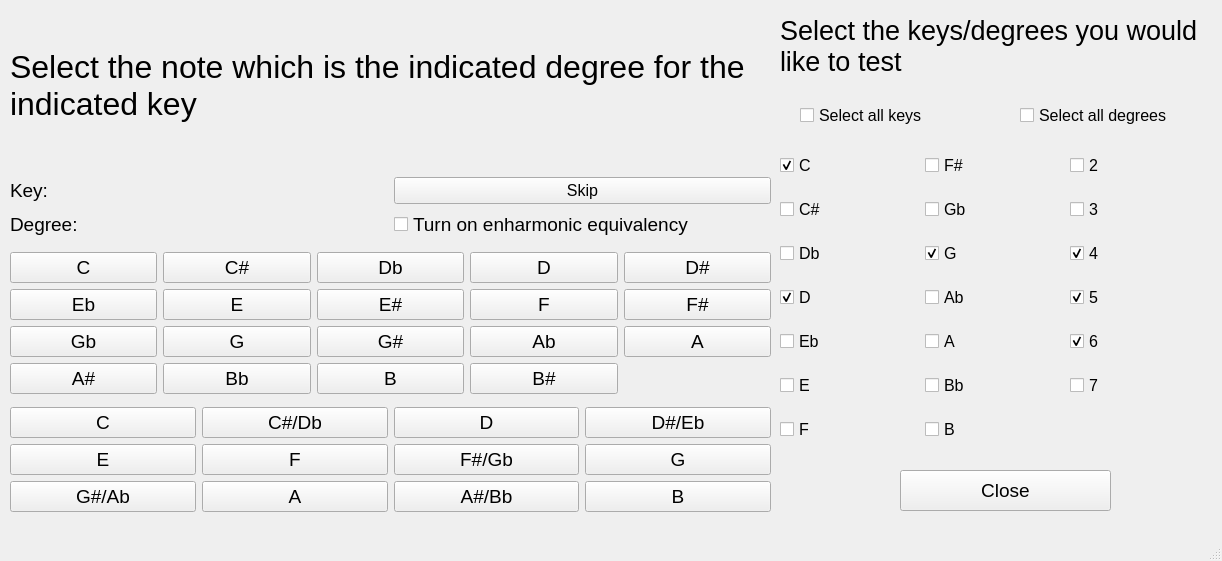
<?xml version="1.0" encoding="UTF-8"?>
<ui version="4.0">
 <class>ChordDegreeTestWindow</class>
 <widget class="QMainWindow" name="ChordDegreeTestWindow">
  <property name="geometry">
   <rect>
    <x>0</x>
    <y>0</y>
    <width>1222</width>
    <height>561</height>
   </rect>
  </property>
  <property name="windowTitle">
   <string>Chord Degree Test</string>
  </property>
  <widget class="QWidget" name="centralwidget">
   <widget class="QPushButton" name="close_button">
    <property name="geometry">
     <rect>
      <x>900</x>
      <y>470</y>
      <width>211</width>
      <height>41</height>
     </rect>
    </property>
    <property name="font">
     <font>
      <pointsize>14</pointsize>
     </font>
    </property>
    <property name="text">
     <string>Close</string>
    </property>
   </widget>
   <widget class="QLabel" name="label">
    <property name="enabled">
     <bool>true</bool>
    </property>
    <property name="geometry">
     <rect>
      <x>10</x>
      <y>0</y>
      <width>761</width>
      <height>171</height>
     </rect>
    </property>
    <property name="font">
     <font>
      <pointsize>24</pointsize>
     </font>
    </property>
    <property name="text">
     <string>Select the note which is the indicated degree for the indicated key</string>
    </property>
    <property name="wordWrap">
     <bool>true</bool>
    </property>
   </widget>
   <widget class="QLabel" name="output_label">
    <property name="geometry">
     <rect>
      <x>10</x>
      <y>120</y>
      <width>471</width>
      <height>51</height>
     </rect>
    </property>
    <property name="font">
     <font>
      <pointsize>14</pointsize>
     </font>
    </property>
    <property name="text">
     <string/>
    </property>
   </widget>
   <widget class="QLabel" name="label_2">
    <property name="geometry">
     <rect>
      <x>780</x>
      <y>0</y>
      <width>431</width>
      <height>91</height>
     </rect>
    </property>
    <property name="font">
     <font>
      <pointsize>20</pointsize>
     </font>
    </property>
    <property name="text">
     <string>Select the keys/degrees you would like to test</string>
    </property>
    <property name="wordWrap">
     <bool>true</bool>
    </property>
   </widget>
   <widget class="QWidget" name="verticalLayoutWidget">
    <property name="geometry">
     <rect>
      <x>10</x>
      <y>170</y>
      <width>761</width>
      <height>351</height>
     </rect>
    </property>
    <layout class="QVBoxLayout" name="verticalLayout">
     <item>
      <layout class="QGridLayout" name="gridLayout">
       <item row="2" column="0">
        <widget class="QLabel" name="degree_label">
         <property name="font">
          <font>
           <pointsize>14</pointsize>
          </font>
         </property>
         <property name="text">
          <string>Degree: </string>
         </property>
        </widget>
       </item>
       <item row="0" column="1">
        <widget class="QPushButton" name="skip_button">
         <property name="font">
          <font>
           <pointsize>12</pointsize>
          </font>
         </property>
         <property name="text">
          <string>Skip</string>
         </property>
        </widget>
       </item>
       <item row="0" column="0">
        <widget class="QLabel" name="key_label">
         <property name="font">
          <font>
           <pointsize>14</pointsize>
          </font>
         </property>
         <property name="text">
          <string>Key: </string>
         </property>
        </widget>
       </item>
       <item row="2" column="1">
        <widget class="QCheckBox" name="enharmonic_switch">
         <property name="font">
          <font>
           <pointsize>14</pointsize>
          </font>
         </property>
         <property name="text">
          <string>Turn on enharmonic equivalency</string>
         </property>
        </widget>
       </item>
      </layout>
     </item>
     <item>
      <layout class="QGridLayout" name="grid_all">
       <item row="4" column="1">
        <widget class="QPushButton" name="G_button">
         <property name="enabled">
          <bool>true</bool>
         </property>
         <property name="font">
          <font>
           <pointsize>14</pointsize>
          </font>
         </property>
         <property name="accessibleName">
          <string>G</string>
         </property>
         <property name="text">
          <string>G</string>
         </property>
         <attribute name="buttonGroup">
          <string notr="true">chord_buttonGroup</string>
         </attribute>
        </widget>
       </item>
       <item row="2" column="4">
        <widget class="QPushButton" name="Fs_button">
         <property name="enabled">
          <bool>true</bool>
         </property>
         <property name="font">
          <font>
           <pointsize>14</pointsize>
          </font>
         </property>
         <property name="accessibleName">
          <string>F#</string>
         </property>
         <property name="text">
          <string>F#</string>
         </property>
         <attribute name="buttonGroup">
          <string notr="true">chord_buttonGroup</string>
         </attribute>
        </widget>
       </item>
       <item row="5" column="3">
        <widget class="QPushButton" name="Bs_button">
         <property name="font">
          <font>
           <pointsize>14</pointsize>
          </font>
         </property>
         <property name="accessibleName">
          <string>B#</string>
         </property>
         <property name="text">
          <string>B#</string>
         </property>
         <attribute name="buttonGroup">
          <string notr="true">chord_buttonGroup</string>
         </attribute>
        </widget>
       </item>
       <item row="2" column="1">
        <widget class="QPushButton" name="E_button_2">
         <property name="enabled">
          <bool>true</bool>
         </property>
         <property name="font">
          <font>
           <pointsize>14</pointsize>
          </font>
         </property>
         <property name="accessibleName">
          <string>E</string>
         </property>
         <property name="text">
          <string>E</string>
         </property>
         <attribute name="buttonGroup">
          <string notr="true">chord_buttonGroup</string>
         </attribute>
        </widget>
       </item>
       <item row="4" column="4">
        <widget class="QPushButton" name="A_button">
         <property name="font">
          <font>
           <pointsize>14</pointsize>
          </font>
         </property>
         <property name="accessibleName">
          <string>A</string>
         </property>
         <property name="text">
          <string>A</string>
         </property>
         <attribute name="buttonGroup">
          <string notr="true">chord_buttonGroup</string>
         </attribute>
        </widget>
       </item>
       <item row="4" column="2">
        <widget class="QPushButton" name="Gs_button">
         <property name="enabled">
          <bool>true</bool>
         </property>
         <property name="font">
          <font>
           <pointsize>14</pointsize>
          </font>
         </property>
         <property name="accessibleName">
          <string>G#</string>
         </property>
         <property name="text">
          <string>G#</string>
         </property>
         <attribute name="buttonGroup">
          <string notr="true">chord_buttonGroup</string>
         </attribute>
        </widget>
       </item>
       <item row="1" column="1">
        <widget class="QPushButton" name="Cs_button">
         <property name="enabled">
          <bool>true</bool>
         </property>
         <property name="font">
          <font>
           <pointsize>14</pointsize>
          </font>
         </property>
         <property name="accessibleName">
          <string>C#</string>
         </property>
         <property name="text">
          <string>C#</string>
         </property>
         <attribute name="buttonGroup">
          <string notr="true">chord_buttonGroup</string>
         </attribute>
        </widget>
       </item>
       <item row="4" column="0">
        <widget class="QPushButton" name="Gb_button">
         <property name="enabled">
          <bool>true</bool>
         </property>
         <property name="font">
          <font>
           <pointsize>14</pointsize>
          </font>
         </property>
         <property name="accessibleName">
          <string>Gb</string>
         </property>
         <property name="text">
          <string>Gb</string>
         </property>
         <attribute name="buttonGroup">
          <string notr="true">chord_buttonGroup</string>
         </attribute>
        </widget>
       </item>
       <item row="1" column="4">
        <widget class="QPushButton" name="Ds_button">
         <property name="enabled">
          <bool>true</bool>
         </property>
         <property name="font">
          <font>
           <pointsize>14</pointsize>
          </font>
         </property>
         <property name="accessibleName">
          <string>D#</string>
         </property>
         <property name="text">
          <string>D#</string>
         </property>
         <attribute name="buttonGroup">
          <string notr="true">chord_buttonGroup</string>
         </attribute>
        </widget>
       </item>
       <item row="2" column="0">
        <widget class="QPushButton" name="Eb_button">
         <property name="enabled">
          <bool>true</bool>
         </property>
         <property name="font">
          <font>
           <pointsize>14</pointsize>
          </font>
         </property>
         <property name="accessibleName">
          <string>Eb</string>
         </property>
         <property name="text">
          <string>Eb</string>
         </property>
         <attribute name="buttonGroup">
          <string notr="true">chord_buttonGroup</string>
         </attribute>
        </widget>
       </item>
       <item row="5" column="2">
        <widget class="QPushButton" name="B_button">
         <property name="font">
          <font>
           <pointsize>14</pointsize>
          </font>
         </property>
         <property name="accessibleName">
          <string>B</string>
         </property>
         <property name="text">
          <string>B</string>
         </property>
         <attribute name="buttonGroup">
          <string notr="true">chord_buttonGroup</string>
         </attribute>
        </widget>
       </item>
       <item row="1" column="0">
        <widget class="QPushButton" name="C_button">
         <property name="enabled">
          <bool>true</bool>
         </property>
         <property name="font">
          <font>
           <pointsize>14</pointsize>
          </font>
         </property>
         <property name="accessibleName">
          <string>C</string>
         </property>
         <property name="text">
          <string>C</string>
         </property>
         <attribute name="buttonGroup">
          <string notr="true">chord_buttonGroup</string>
         </attribute>
        </widget>
       </item>
       <item row="5" column="1">
        <widget class="QPushButton" name="Bb_button">
         <property name="font">
          <font>
           <pointsize>14</pointsize>
          </font>
         </property>
         <property name="accessibleName">
          <string>Bb</string>
         </property>
         <property name="text">
          <string>Bb</string>
         </property>
         <attribute name="buttonGroup">
          <string notr="true">chord_buttonGroup</string>
         </attribute>
        </widget>
       </item>
       <item row="4" column="3">
        <widget class="QPushButton" name="Ab_button">
         <property name="font">
          <font>
           <pointsize>14</pointsize>
          </font>
         </property>
         <property name="accessibleName">
          <string>Ab</string>
         </property>
         <property name="text">
          <string>Ab</string>
         </property>
         <attribute name="buttonGroup">
          <string notr="true">chord_buttonGroup</string>
         </attribute>
        </widget>
       </item>
       <item row="1" column="2">
        <widget class="QPushButton" name="Db_button">
         <property name="enabled">
          <bool>true</bool>
         </property>
         <property name="font">
          <font>
           <pointsize>14</pointsize>
          </font>
         </property>
         <property name="accessibleName">
          <string>Db</string>
         </property>
         <property name="text">
          <string>Db</string>
         </property>
         <attribute name="buttonGroup">
          <string notr="true">chord_buttonGroup</string>
         </attribute>
        </widget>
       </item>
       <item row="2" column="3">
        <widget class="QPushButton" name="F_button">
         <property name="enabled">
          <bool>true</bool>
         </property>
         <property name="font">
          <font>
           <pointsize>14</pointsize>
          </font>
         </property>
         <property name="accessibleName">
          <string>F</string>
         </property>
         <property name="text">
          <string>F</string>
         </property>
         <attribute name="buttonGroup">
          <string notr="true">chord_buttonGroup</string>
         </attribute>
        </widget>
       </item>
       <item row="2" column="2">
        <widget class="QPushButton" name="Es_button">
         <property name="enabled">
          <bool>true</bool>
         </property>
         <property name="font">
          <font>
           <pointsize>14</pointsize>
          </font>
         </property>
         <property name="accessibleName">
          <string>E#</string>
         </property>
         <property name="text">
          <string>E#</string>
         </property>
         <attribute name="buttonGroup">
          <string notr="true">chord_buttonGroup</string>
         </attribute>
        </widget>
       </item>
       <item row="5" column="0">
        <widget class="QPushButton" name="As_button">
         <property name="font">
          <font>
           <pointsize>14</pointsize>
          </font>
         </property>
         <property name="accessibleName">
          <string>A#</string>
         </property>
         <property name="text">
          <string>A#</string>
         </property>
         <attribute name="buttonGroup">
          <string notr="true">chord_buttonGroup</string>
         </attribute>
        </widget>
       </item>
       <item row="1" column="3">
        <widget class="QPushButton" name="D_button">
         <property name="enabled">
          <bool>true</bool>
         </property>
         <property name="font">
          <font>
           <pointsize>14</pointsize>
          </font>
         </property>
         <property name="accessibleName">
          <string>D</string>
         </property>
         <property name="text">
          <string>D</string>
         </property>
         <attribute name="buttonGroup">
          <string notr="true">chord_buttonGroup</string>
         </attribute>
        </widget>
       </item>
      </layout>
     </item>
     <item>
      <layout class="QGridLayout" name="grid_enharmonics_3">
       <item row="3" column="0">
        <widget class="QPushButton" name="GsAb_button_3">
         <property name="enabled">
          <bool>true</bool>
         </property>
         <property name="font">
          <font>
           <pointsize>14</pointsize>
          </font>
         </property>
         <property name="accessibleName">
          <string>G#/Ab</string>
         </property>
         <property name="text">
          <string>G#/Ab</string>
         </property>
         <attribute name="buttonGroup">
          <string notr="true">chord_buttonGroup_enh</string>
         </attribute>
        </widget>
       </item>
       <item row="3" column="4">
        <widget class="QPushButton" name="B_button_5">
         <property name="font">
          <font>
           <pointsize>14</pointsize>
          </font>
         </property>
         <property name="accessibleName">
          <string>B</string>
         </property>
         <property name="text">
          <string>B</string>
         </property>
         <attribute name="buttonGroup">
          <string notr="true">chord_buttonGroup_enh</string>
         </attribute>
        </widget>
       </item>
       <item row="3" column="2">
        <widget class="QPushButton" name="A_button_5">
         <property name="font">
          <font>
           <pointsize>14</pointsize>
          </font>
         </property>
         <property name="accessibleName">
          <string>A</string>
         </property>
         <property name="text">
          <string>A</string>
         </property>
         <attribute name="buttonGroup">
          <string notr="true">chord_buttonGroup_enh</string>
         </attribute>
        </widget>
       </item>
       <item row="3" column="3">
        <widget class="QPushButton" name="AsBb_button_3">
         <property name="font">
          <font>
           <pointsize>14</pointsize>
          </font>
         </property>
         <property name="accessibleName">
          <string>A#/Bb</string>
         </property>
         <property name="text">
          <string>A#/Bb</string>
         </property>
         <attribute name="buttonGroup">
          <string notr="true">chord_buttonGroup_enh</string>
         </attribute>
        </widget>
       </item>
       <item row="1" column="0">
        <widget class="QPushButton" name="C_button_5">
         <property name="enabled">
          <bool>true</bool>
         </property>
         <property name="font">
          <font>
           <pointsize>14</pointsize>
          </font>
         </property>
         <property name="accessibleName">
          <string>C</string>
         </property>
         <property name="text">
          <string>C</string>
         </property>
         <attribute name="buttonGroup">
          <string notr="true">chord_buttonGroup_enh</string>
         </attribute>
        </widget>
       </item>
       <item row="1" column="2">
        <widget class="QPushButton" name="CsDb_button_3">
         <property name="enabled">
          <bool>true</bool>
         </property>
         <property name="font">
          <font>
           <pointsize>14</pointsize>
          </font>
         </property>
         <property name="accessibleName">
          <string>C#/Db</string>
         </property>
         <property name="text">
          <string>C#/Db</string>
         </property>
         <attribute name="buttonGroup">
          <string notr="true">chord_buttonGroup_enh</string>
         </attribute>
        </widget>
       </item>
       <item row="1" column="4">
        <widget class="QPushButton" name="DsEb_button_3">
         <property name="enabled">
          <bool>true</bool>
         </property>
         <property name="font">
          <font>
           <pointsize>14</pointsize>
          </font>
         </property>
         <property name="accessibleName">
          <string>D#/Eb</string>
         </property>
         <property name="text">
          <string>D#/Eb</string>
         </property>
         <attribute name="buttonGroup">
          <string notr="true">chord_buttonGroup_enh</string>
         </attribute>
        </widget>
       </item>
       <item row="2" column="2">
        <widget class="QPushButton" name="F_button_5">
         <property name="enabled">
          <bool>true</bool>
         </property>
         <property name="font">
          <font>
           <pointsize>14</pointsize>
          </font>
         </property>
         <property name="accessibleName">
          <string>F</string>
         </property>
         <property name="text">
          <string>F</string>
         </property>
         <attribute name="buttonGroup">
          <string notr="true">chord_buttonGroup_enh</string>
         </attribute>
        </widget>
       </item>
       <item row="2" column="3">
        <widget class="QPushButton" name="FsGb_button_3">
         <property name="enabled">
          <bool>true</bool>
         </property>
         <property name="font">
          <font>
           <pointsize>14</pointsize>
          </font>
         </property>
         <property name="accessibleName">
          <string>F#/Gb</string>
         </property>
         <property name="text">
          <string>F#/Gb</string>
         </property>
         <attribute name="buttonGroup">
          <string notr="true">chord_buttonGroup_enh</string>
         </attribute>
        </widget>
       </item>
       <item row="2" column="4">
        <widget class="QPushButton" name="G_button_5">
         <property name="enabled">
          <bool>true</bool>
         </property>
         <property name="font">
          <font>
           <pointsize>14</pointsize>
          </font>
         </property>
         <property name="accessibleName">
          <string>G</string>
         </property>
         <property name="text">
          <string>G</string>
         </property>
         <attribute name="buttonGroup">
          <string notr="true">chord_buttonGroup_enh</string>
         </attribute>
        </widget>
       </item>
       <item row="1" column="3">
        <widget class="QPushButton" name="D_button_5">
         <property name="enabled">
          <bool>true</bool>
         </property>
         <property name="font">
          <font>
           <pointsize>14</pointsize>
          </font>
         </property>
         <property name="accessibleName">
          <string>D</string>
         </property>
         <property name="text">
          <string>D</string>
         </property>
         <attribute name="buttonGroup">
          <string notr="true">chord_buttonGroup_enh</string>
         </attribute>
        </widget>
       </item>
       <item row="2" column="0">
        <widget class="QPushButton" name="E_button_5">
         <property name="enabled">
          <bool>true</bool>
         </property>
         <property name="font">
          <font>
           <pointsize>14</pointsize>
          </font>
         </property>
         <property name="accessibleName">
          <string>E</string>
         </property>
         <property name="text">
          <string>E</string>
         </property>
         <attribute name="buttonGroup">
          <string notr="true">chord_buttonGroup_enh</string>
         </attribute>
        </widget>
       </item>
      </layout>
     </item>
    </layout>
   </widget>
   <widget class="QLabel" name="score_label">
    <property name="geometry">
     <rect>
      <x>600</x>
      <y>110</y>
      <width>211</width>
      <height>61</height>
     </rect>
    </property>
    <property name="font">
     <font>
      <pointsize>14</pointsize>
     </font>
    </property>
    <property name="text">
     <string/>
    </property>
   </widget>
   <widget class="QCheckBox" name="select_all_keys_button">
    <property name="geometry">
     <rect>
      <x>800</x>
      <y>100</y>
      <width>311</width>
      <height>31</height>
     </rect>
    </property>
    <property name="font">
     <font>
      <pointsize>12</pointsize>
     </font>
    </property>
    <property name="text">
     <string>Select all keys</string>
    </property>
   </widget>
   <widget class="QCheckBox" name="select_all_degrees_button">
    <property name="geometry">
     <rect>
      <x>1020</x>
      <y>100</y>
      <width>311</width>
      <height>31</height>
     </rect>
    </property>
    <property name="font">
     <font>
      <pointsize>12</pointsize>
     </font>
    </property>
    <property name="text">
     <string>Select all degrees</string>
    </property>
   </widget>
   <widget class="QWidget" name="gridLayoutWidget">
    <property name="geometry">
     <rect>
      <x>780</x>
      <y>140</y>
      <width>429</width>
      <height>319</height>
     </rect>
    </property>
    <layout class="QGridLayout" name="gridLayout_2">
     <item row="5" column="0">
      <widget class="QCheckBox" name="select_Eb">
       <property name="font">
        <font>
         <pointsize>12</pointsize>
        </font>
       </property>
       <property name="accessibleName">
        <string>Eb</string>
       </property>
       <property name="text">
        <string>Eb</string>
       </property>
       <property name="checked">
        <bool>false</bool>
       </property>
       <attribute name="buttonGroup">
        <string notr="true">keys_buttonGroup</string>
       </attribute>
      </widget>
     </item>
     <item row="4" column="2">
      <widget class="QCheckBox" name="select_5">
       <property name="font">
        <font>
         <pointsize>12</pointsize>
        </font>
       </property>
       <property name="accessibleName">
        <string>5</string>
       </property>
       <property name="text">
        <string>5</string>
       </property>
       <property name="checked">
        <bool>true</bool>
       </property>
       <attribute name="buttonGroup">
        <string notr="true">degrees_buttonGroup</string>
       </attribute>
      </widget>
     </item>
     <item row="6" column="1">
      <widget class="QCheckBox" name="select_Bb">
       <property name="font">
        <font>
         <pointsize>12</pointsize>
        </font>
       </property>
       <property name="accessibleName">
        <string>Bb</string>
       </property>
       <property name="text">
        <string>Bb</string>
       </property>
       <attribute name="buttonGroup">
        <string notr="true">keys_buttonGroup</string>
       </attribute>
      </widget>
     </item>
     <item row="0" column="1">
      <widget class="QCheckBox" name="select_Fs">
       <property name="font">
        <font>
         <pointsize>12</pointsize>
        </font>
       </property>
       <property name="accessibleName">
        <string>F#</string>
       </property>
       <property name="text">
        <string>F#</string>
       </property>
       <attribute name="buttonGroup">
        <string notr="true">keys_buttonGroup</string>
       </attribute>
      </widget>
     </item>
     <item row="2" column="0">
      <widget class="QCheckBox" name="select_Db">
       <property name="font">
        <font>
         <pointsize>12</pointsize>
        </font>
       </property>
       <property name="accessibleName">
        <string>Db</string>
       </property>
       <property name="text">
        <string>Db</string>
       </property>
       <attribute name="buttonGroup">
        <string notr="true">keys_buttonGroup</string>
       </attribute>
      </widget>
     </item>
     <item row="7" column="0">
      <widget class="QCheckBox" name="select_F">
       <property name="font">
        <font>
         <pointsize>12</pointsize>
        </font>
       </property>
       <property name="accessibleName">
        <string>F</string>
       </property>
       <property name="text">
        <string>F</string>
       </property>
       <attribute name="buttonGroup">
        <string notr="true">keys_buttonGroup</string>
       </attribute>
      </widget>
     </item>
     <item row="6" column="0">
      <widget class="QCheckBox" name="select_E">
       <property name="enabled">
        <bool>true</bool>
       </property>
       <property name="font">
        <font>
         <pointsize>12</pointsize>
        </font>
       </property>
       <property name="accessibleName">
        <string>E</string>
       </property>
       <property name="text">
        <string>E</string>
       </property>
       <property name="checked">
        <bool>false</bool>
       </property>
       <attribute name="buttonGroup">
        <string notr="true">keys_buttonGroup</string>
       </attribute>
      </widget>
     </item>
     <item row="6" column="2">
      <widget class="QCheckBox" name="select_7">
       <property name="font">
        <font>
         <pointsize>12</pointsize>
        </font>
       </property>
       <property name="accessibleName">
        <string>7</string>
       </property>
       <property name="text">
        <string>7</string>
       </property>
       <property name="checked">
        <bool>false</bool>
       </property>
       <attribute name="buttonGroup">
        <string notr="true">degrees_buttonGroup</string>
       </attribute>
      </widget>
     </item>
     <item row="5" column="1">
      <widget class="QCheckBox" name="select_A">
       <property name="font">
        <font>
         <pointsize>12</pointsize>
        </font>
       </property>
       <property name="accessibleName">
        <string>A</string>
       </property>
       <property name="text">
        <string>A</string>
       </property>
       <property name="checked">
        <bool>false</bool>
       </property>
       <attribute name="buttonGroup">
        <string notr="true">keys_buttonGroup</string>
       </attribute>
      </widget>
     </item>
     <item row="2" column="1">
      <widget class="QCheckBox" name="select_G">
       <property name="font">
        <font>
         <pointsize>12</pointsize>
        </font>
       </property>
       <property name="accessibleName">
        <string>G</string>
       </property>
       <property name="text">
        <string>G</string>
       </property>
       <property name="checked">
        <bool>true</bool>
       </property>
       <attribute name="buttonGroup">
        <string notr="true">keys_buttonGroup</string>
       </attribute>
      </widget>
     </item>
     <item row="5" column="2">
      <widget class="QCheckBox" name="select_6">
       <property name="font">
        <font>
         <pointsize>12</pointsize>
        </font>
       </property>
       <property name="accessibleName">
        <string>6</string>
       </property>
       <property name="text">
        <string>6</string>
       </property>
       <property name="checked">
        <bool>true</bool>
       </property>
       <attribute name="buttonGroup">
        <string notr="true">degrees_buttonGroup</string>
       </attribute>
      </widget>
     </item>
     <item row="1" column="1">
      <widget class="QCheckBox" name="select_Gb">
       <property name="font">
        <font>
         <pointsize>12</pointsize>
        </font>
       </property>
       <property name="accessibleName">
        <string>Gb</string>
       </property>
       <property name="text">
        <string>Gb</string>
       </property>
       <attribute name="buttonGroup">
        <string notr="true">keys_buttonGroup</string>
       </attribute>
      </widget>
     </item>
     <item row="0" column="0">
      <widget class="QCheckBox" name="select_C">
       <property name="font">
        <font>
         <pointsize>12</pointsize>
        </font>
       </property>
       <property name="accessibleName">
        <string>C</string>
       </property>
       <property name="text">
        <string>C</string>
       </property>
       <property name="checked">
        <bool>true</bool>
       </property>
       <attribute name="buttonGroup">
        <string notr="true">keys_buttonGroup</string>
       </attribute>
      </widget>
     </item>
     <item row="1" column="0">
      <widget class="QCheckBox" name="select_Cs">
       <property name="font">
        <font>
         <pointsize>12</pointsize>
        </font>
       </property>
       <property name="accessibleName">
        <string>C#</string>
       </property>
       <property name="text">
        <string>C#</string>
       </property>
       <attribute name="buttonGroup">
        <string notr="true">keys_buttonGroup</string>
       </attribute>
      </widget>
     </item>
     <item row="0" column="2">
      <widget class="QCheckBox" name="select_2">
       <property name="font">
        <font>
         <pointsize>12</pointsize>
        </font>
       </property>
       <property name="accessibleName">
        <string>2</string>
       </property>
       <property name="text">
        <string>2</string>
       </property>
       <property name="checked">
        <bool>false</bool>
       </property>
       <attribute name="buttonGroup">
        <string notr="true">degrees_buttonGroup</string>
       </attribute>
      </widget>
     </item>
     <item row="1" column="2">
      <widget class="QCheckBox" name="select_3">
       <property name="font">
        <font>
         <pointsize>12</pointsize>
        </font>
       </property>
       <property name="accessibleName">
        <string>3</string>
       </property>
       <property name="text">
        <string>3</string>
       </property>
       <attribute name="buttonGroup">
        <string notr="true">degrees_buttonGroup</string>
       </attribute>
      </widget>
     </item>
     <item row="4" column="0">
      <widget class="QCheckBox" name="select_D">
       <property name="font">
        <font>
         <pointsize>12</pointsize>
        </font>
       </property>
       <property name="accessibleName">
        <string>D</string>
       </property>
       <property name="text">
        <string>D</string>
       </property>
       <property name="checked">
        <bool>true</bool>
       </property>
       <attribute name="buttonGroup">
        <string notr="true">keys_buttonGroup</string>
       </attribute>
      </widget>
     </item>
     <item row="4" column="1">
      <widget class="QCheckBox" name="select_Ab">
       <property name="font">
        <font>
         <pointsize>12</pointsize>
        </font>
       </property>
       <property name="accessibleName">
        <string>Ab</string>
       </property>
       <property name="text">
        <string>Ab</string>
       </property>
       <attribute name="buttonGroup">
        <string notr="true">keys_buttonGroup</string>
       </attribute>
      </widget>
     </item>
     <item row="7" column="1">
      <widget class="QCheckBox" name="select_B">
       <property name="font">
        <font>
         <pointsize>12</pointsize>
        </font>
       </property>
       <property name="accessibleName">
        <string>B</string>
       </property>
       <property name="text">
        <string>B</string>
       </property>
       <attribute name="buttonGroup">
        <string notr="true">keys_buttonGroup</string>
       </attribute>
      </widget>
     </item>
     <item row="2" column="2">
      <widget class="QCheckBox" name="select_4">
       <property name="font">
        <font>
         <pointsize>12</pointsize>
        </font>
       </property>
       <property name="accessibleName">
        <string>4</string>
       </property>
       <property name="text">
        <string>4</string>
       </property>
       <property name="checked">
        <bool>true</bool>
       </property>
       <attribute name="buttonGroup">
        <string notr="true">degrees_buttonGroup</string>
       </attribute>
      </widget>
     </item>
    </layout>
   </widget>
  </widget>
  <widget class="QMenuBar" name="menubar">
   <property name="geometry">
    <rect>
     <x>0</x>
     <y>0</y>
     <width>1222</width>
     <height>18</height>
    </rect>
   </property>
  </widget>
  <widget class="QStatusBar" name="statusbar"/>
 </widget>
 <resources/>
 <connections/>
 <buttongroups>
  <buttongroup name="chord_buttonGroup"/>
  <buttongroup name="keys_buttonGroup">
   <property name="exclusive">
    <bool>false</bool>
   </property>
  </buttongroup>
  <buttongroup name="degrees_buttonGroup">
   <property name="exclusive">
    <bool>false</bool>
   </property>
  </buttongroup>
  <buttongroup name="chord_buttonGroup_enh"/>
 </buttongroups>
</ui>
